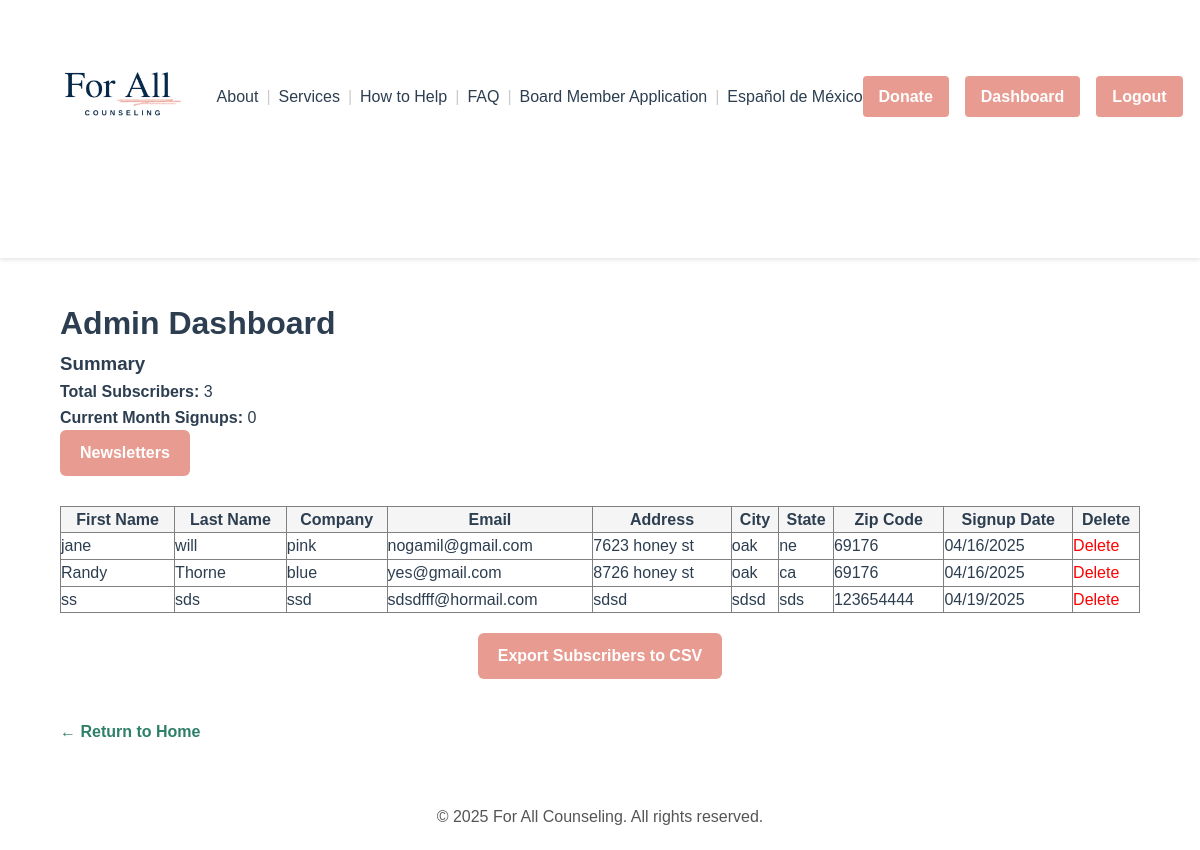
The page /admin-dashboard/ (signed in) on the database as committed earlier.
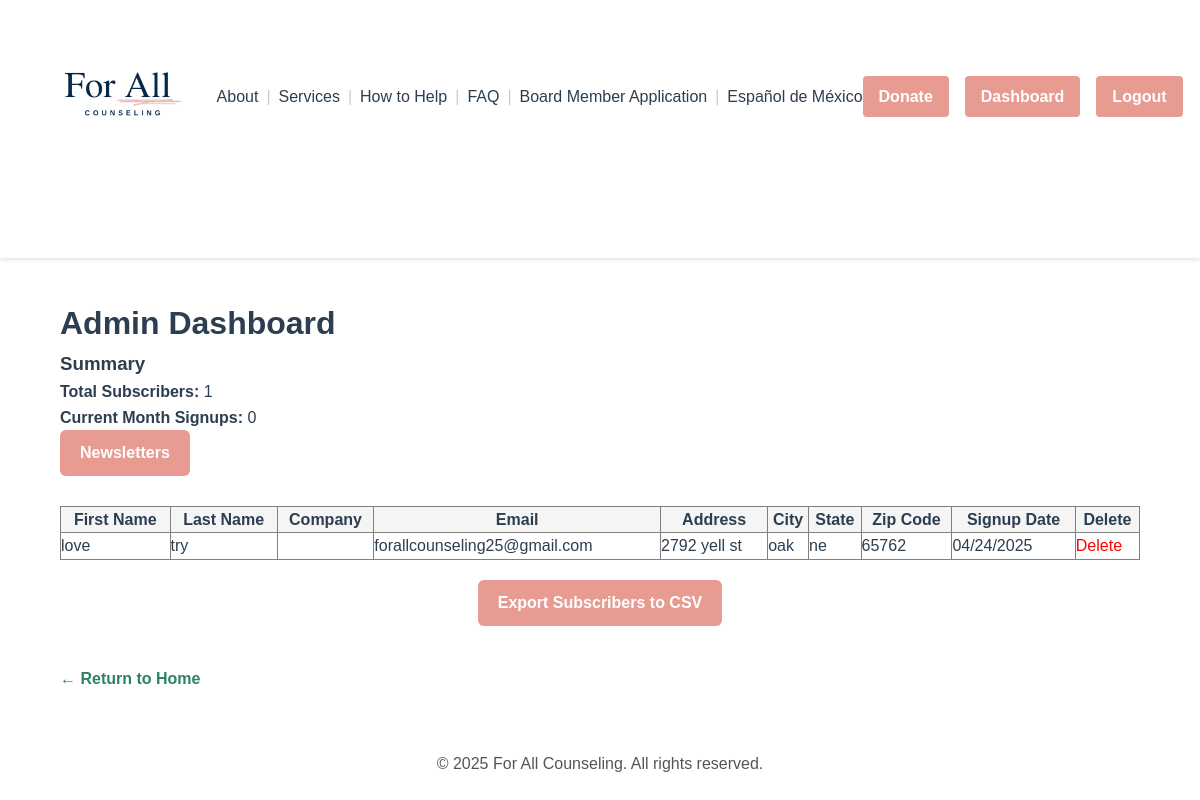
The same page on the database as committed later.
### catalog/models.py (models this page shows, shortened)
class Subscriber(models.Model):
    first_name = models.CharField(max_length=50)
    last_name = models.CharField(max_length=50)
    company_name = models.CharField(max_length=100, blank=True)  # optional
    email = models.EmailField(unique=True)  # ensures no duplicate emails
    address = models.CharField(max_length=255)
    city = models.CharField(max_length=50)
    state = models.CharField(max_length=50)
    zipcode = models.CharField(max_length=10)
    signup_date = models.DateTimeField(auto_now_add=True)  # automatically sets current date/time on creation

### catalog/views.py (the view)
# urls.py: path('admin-dashboard/',    views.admin_dashboard,   name='admin_dashboard'),
@login_required
def admin_dashboard(request):
    subscribers = Subscriber.objects.all()
    now = timezone.now()
    context = {
        "subscribers": subscribers,
        "total_subscribers": subscribers.count(),
        "current_month_signups": subscribers.filter(
            signup_date__year=now.year,
            signup_date__month=now.month,
        ).count(),
    }
    return render(request, "admin_dashboard.html", context)

### catalog/templates/admin_dashboard.html (shortened to what this page needs)
{% extends 'base.html' %}
{% block content %}
<div class="container" style="width:90%; margin:40px auto;">
  <h1>Admin Dashboard</h1>
  <h3>Summary</h3>
  <p><strong>Total Subscribers:</strong> {{ total_subscribers }}</p>
  <p><strong>Current Month Signups:</strong> {{ current_month_signups }}</p>
  <a href="{% url 'newsletter_admin' %}"
     class="btn-cta"
     style="
       background-color:#E79B91;
       padding:10px 20px;
       border-radius:6px;
       color:#fff;
       text-decoration:none;
       display:inline-block;
       margin-bottom:20px;
     ">
    Newsletters
  </a>
  <table border="1"
         cellspacing="0"
         cellpadding="10"
         style="width:100%; margin-top:10px; border-collapse:collapse;">
    <thead style="background-color:#f5f5f5;">
      <tr>
        <th>First Name</th><th>Last Name</th><th>Company</th>
        <th>Email</th><th>Address</th><th>City</th>
        <th>State</th><th>Zip Code</th><th>Signup Date</th><th>Delete</th>
      </tr>
    </thead>
    <tbody>
      {% for subscriber in subscribers %}
      <tr>
        <td>{{ subscriber.first_name }}</td>
        <td>{{ subscriber.last_name }}</td>
        <td>{{ subscriber.company_name }}</td>
        <td>{{ subscriber.email }}</td>
        <td>{{ subscriber.address }}</td>
        <td>{{ subscriber.city }}</td>
        <td>{{ subscriber.state }}</td>
        <td>{{ subscriber.zipcode }}</td>
        <td>{{ subscriber.signup_date|date:"m/d/Y" }}</td>
        <td>
          <a href="{% url 'delete_subscriber' subscriber.id %}"
             onclick="return confirm('Are you sure you want to delete this subscriber? This action cannot be undone.');"
             style="color:red; text-decoration:none;">
            Delete
          </a>
        </td>
      </tr>
      {% empty %}
      <tr>
        <td colspan="10" style="text-align:center;">
          No subscribers yet.
        </td>
      </tr>
      {% endfor %}
    </tbody>
  </table>
  <div style="text-align:center; margin-top:20px;">
    <a href="{% url 'export_subscribers' %}"
       class="btn-cta"
       style="
         display:inline-block;
         background-color:#E79B91;
         padding:10px 20px;
         border-radius:6px;
         color:#fff;
         text-decoration:none;
       ">
      Export Subscribers to CSV
    </a>
  </div>
  <p style="margin-top:40px;">
    <a href="{% url 'home' %}"
       style="color:#2f8069; font-weight:bold; text-decoration:none;">
      ← Return to Home
    </a>
  </p>
</div>
{% endblock %}

Rows that differ between the two databases and show on the page:
removed Subscriber: first_name "jane", last_name "will", company_name "pink", email "nogamil@gmail.com", address "7623 honey st", city "oak", state "ne", zipcode "69176", signup_date "04/16/2025"
removed Subscriber: first_name "Randy", last_name "Thorne", company_name "blue", email "yes@gmail.com", address "8726 honey st", city "oak", state "ca", zipcode "69176", signup_date "04/16/2025"
removed Subscriber: first_name "ss", last_name "sds", company_name "ssd", email "sdsdfff@hormail.com", address "sdsd", city "sdsd", state "sds", zipcode "123654444", signup_date "04/19/2025"
added Subscriber: first_name "love", last_name "try", email "forallcounseling25@gmail.com", address "2792 yell st", city "oak", state "ne", zipcode "65762", signup_date "04/24/2025"
Other text that changed with them:
{{ total_subscribers }}: "3" → "1"
